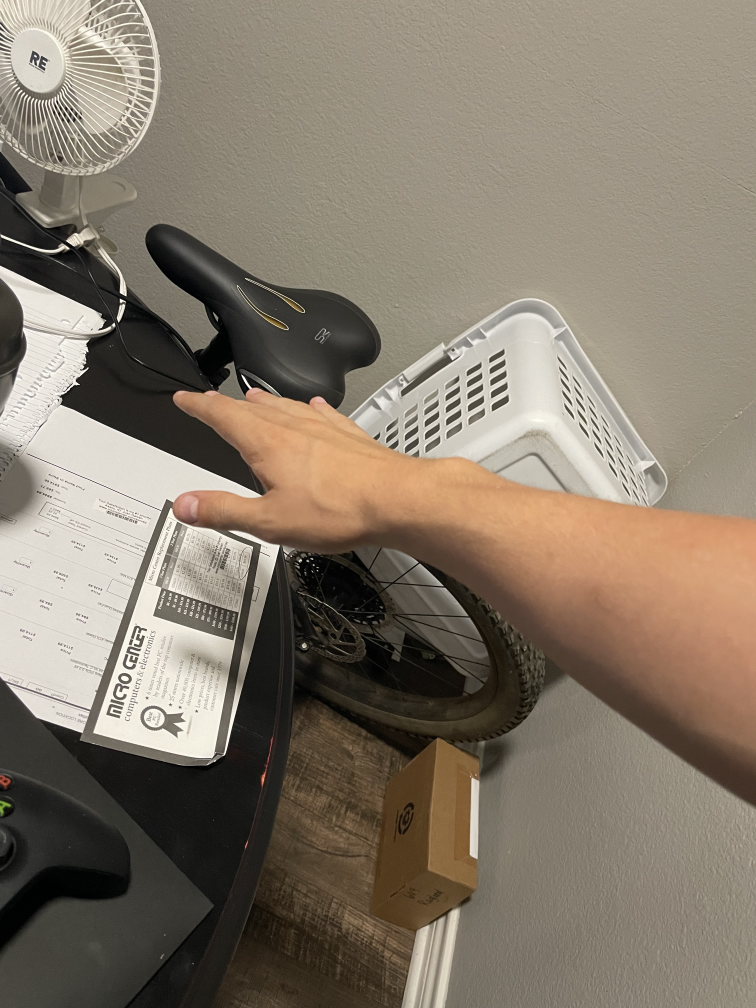
//> input picture Resources/Arm2.jpg, 3024 x 4032 px (shown at 1/4 size)
$ ./E7BVideoCameraBackProjection   (built with g++ and OpenCV 4)
//> lines starting //> are read from the running program, lines starting //| are printed output that depends on the picture; pictures that were not available may be replaced by others from this repository, and a replacement may not be noted
#include <opencv2/opencv.hpp>
#include <stdio.h>
#include <iostream>

int main(int argc, char **argv)
{

    std::string paths[] = {"", "", "", "", ""};
    std::string path2 = "../Resources/Arm2.jpg";
    cv::Mat imgs[2];
    cv::Mat img2;

    img2 = cv::imread(path2);
//> img2 is the input picture: 4032 rows x 3024 cols, CV_8UC3; mean B, G, R 106.8, 121.5, 132.7
    cv::resize(img2, img2, cv::Size(600, 600));
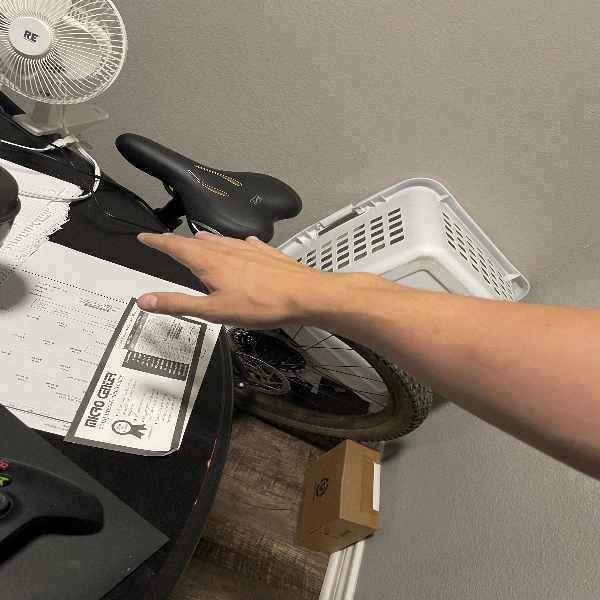
//> img2: 600 rows x 600 cols, CV_8UC3; mean B, G, R 106.7, 121.4, 132.6
    cv::cvtColor(img2, img2, cv::COLOR_BGR2HSV);
//> img2: 600 rows x 600 cols, CV_8UC3; mean H, S, V 20.2, 53.4, 132.6

    for (int i = 1; i <= 1; ++i)
    {
        paths[i - 1] = "../Resources/Hand" + std::to_string(i) + ".jpg";
    }

    for (int i = 0; i < 1; ++i)
    {
        cv::Mat img = cv::imread(paths[i]);
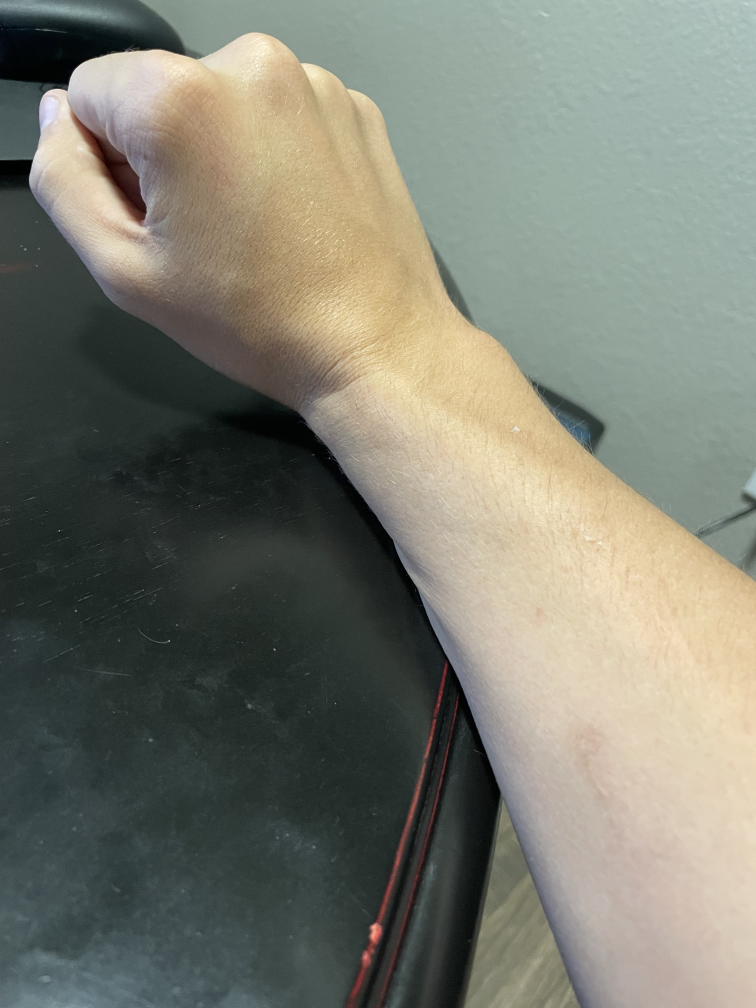
//> input picture Resources/Arm1.jpg, 3024 x 4032 px, given in place of Hand1.jpg, which was not available (shown at 1/4 size)
//> img is the input picture: 4032 rows x 3024 cols, CV_8UC3; mean B, G, R 113, 124.8, 123.3
        if (!img.empty())
        {
            imgs[i] = img;
            cv::resize(imgs[i], imgs[i], cv::Size(600, 600));
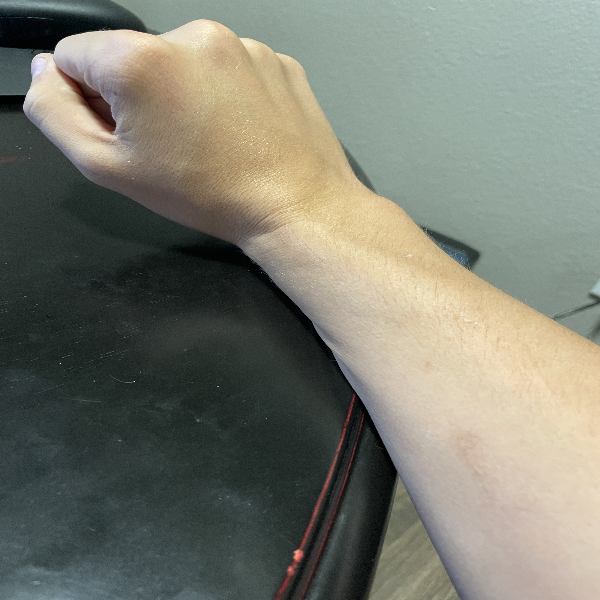
//> imgs[0]: 600 rows x 600 cols, CV_8UC3; mean B, G, R 112.8, 124.7, 123.2
            cv::cvtColor(imgs[i], imgs[i], cv::COLOR_BGR2HSV);
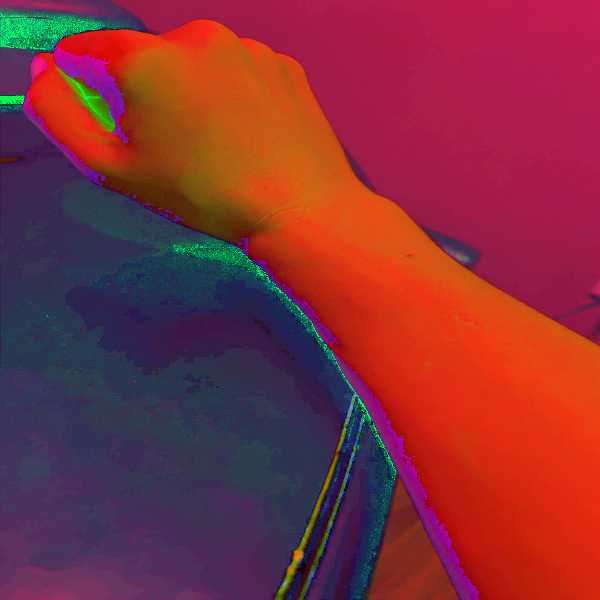
//> imgs[0]: 600 rows x 600 cols, CV_8UC3; mean B, G, R 58.7, 47.1, 131.1
        }
        else
        {
            std::cout << "Image was empty" << std::endl;
            return -1;
        }
        std::string winName = "Hand" + std::to_string(i + 1);
        cv::namedWindow(winName, cv::WINDOW_AUTOSIZE);
        cv::imshow(winName, imgs[i]);
    }

    cv::waitKey(0);
    cv::destroyAllWindows();

    cv::Mat roi(imgs[0], cv::Range(0, 100), cv::Range(0, 100));
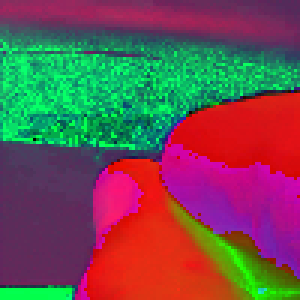
//> roi: 100 rows x 100 cols, CV_8UC3 (shown 3 times larger); mean B, G, R 80.9, 80.7, 111
    cv::Mat roi2(imgs[0], cv::Range(100, 200), cv::Range(0, 100));
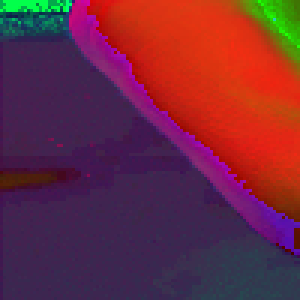
//> roi2: 100 rows x 100 cols, CV_8UC3 (shown 3 times larger); mean B, G, R 63.1, 42.3, 108.3
    // cv::Mat roi(imgs[0], cv::Range(150, 200), cv::Range(215, 315));
    // cv::Mat roi2(imgs[0], cv::Range(250, 300), cv::Range(350, 450));
    cv::imshow("img2", roi);
    cv::waitKey(0);
    cv::imshow("img2", roi2);
    cv::waitKey(0);
    cv::Mat rois[] = {roi, roi2};

    cv::Mat hists[5];
    int dims[] = {0}; // We only want the hue saturation values.
    float h_Range[] = {0, 180};
    float s_Range[] = {0, 255};
    float v_Range[] = {0, 100};
    const float *ranges[] = {h_Range};
    int histSize[] = {16};

    cv::Mat histOut;

    cv::calcHist(rois, (int)(sizeof(hists) / sizeof(hists[0])),
                 dims, cv::noArray(), histOut, 1, histSize, ranges, true);
//> histOut = [768, 1788, 133, 3, 2, 33, 314, 269, 4079, 1154, 179, 210, 314, 219, 255, 280]

    // [5 lines of commented-out code are left out]
    cv::Mat backProject;
    cv::VideoCapture cap;
    cap.open(0);
    cv::namedWindow("img2", cv::WINDOW_AUTOSIZE);
    cv::namedWindow("orig", cv::WINDOW_AUTOSIZE);
    // cv::Mat frame;
    while (1)
    {
        cap >> img2;
        if (img2.empty()) {break;}

        // cv::resize(img2, img2, cv::Size(600, 600));
        cv::pyrDown(img2,img2);
//> img2: 2016 rows x 1512 cols, CV_8UC3; mean H, S, V 112.9, 124.8, 123.3
        cv::calcBackProject(&img2, 1, dims, histOut, backProject, ranges);
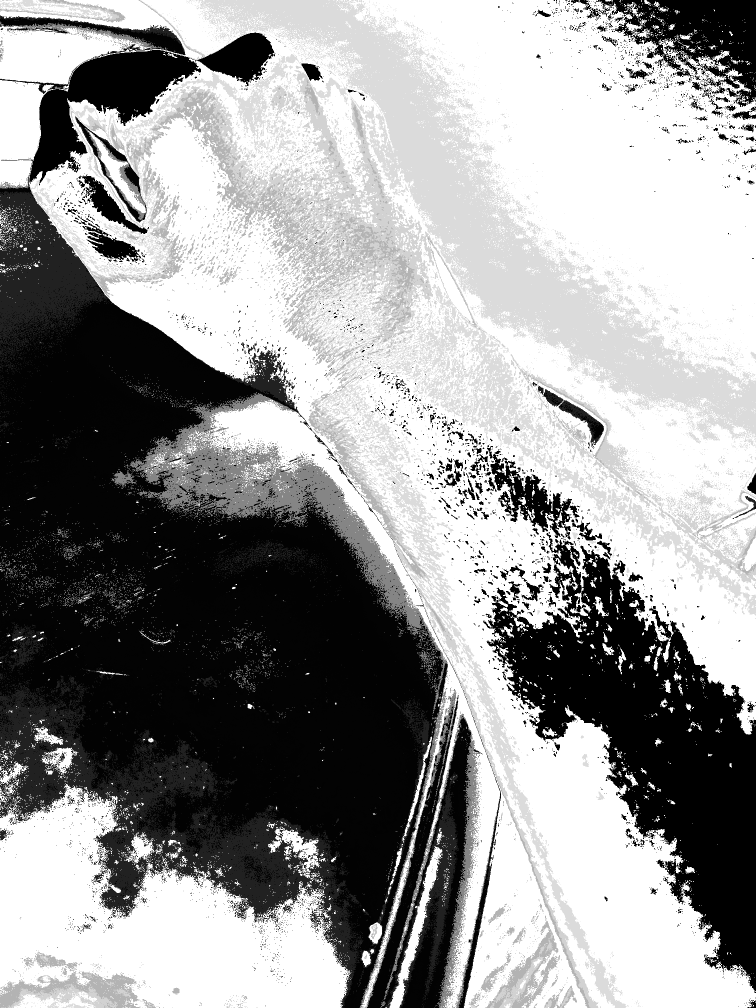
//> backProject: 2016 rows x 1512 cols, CV_8UC1 (shown at 1/2 size); min 0, max 255, mean 151.6
        // [50 lines of commented-out code are left out]

        cv::imshow("orig", img2);
        cv::imshow("img2", backProject);

        // cv::imshow("img2",img2);

        if (cv::waitKey(25) == 27) break;
//> the Esc key is pressed

    }
    cv::destroyAllWindows();
    return 0;
}
